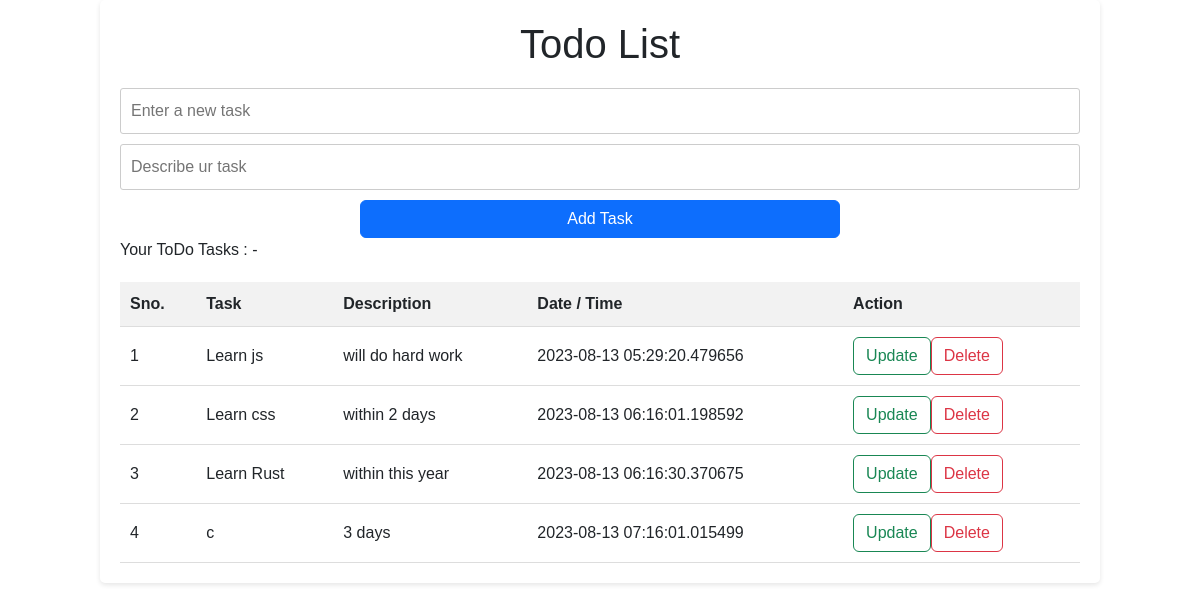
Before: / with the older database file.
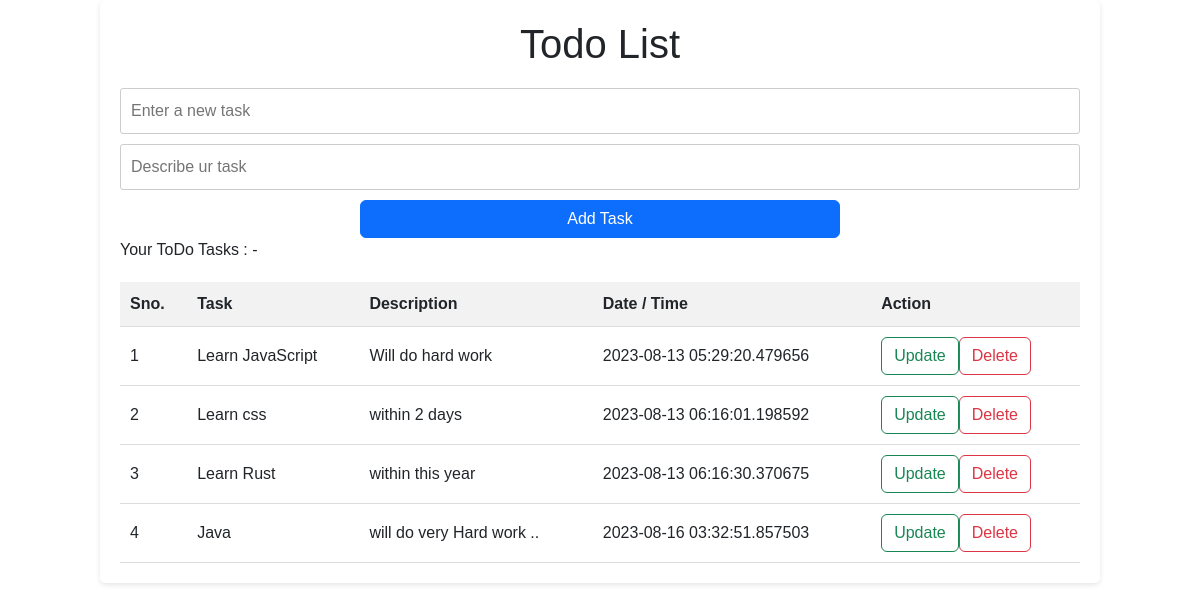
After: the same page with the newer database file.
### app.py (models this page shows, shortened)
class TodoL(db.Model):
    sno = db.Column(db.Integer, primary_key=True)
    name = db.Column(db.String(10), nullable=False)
    des = db.Column(db.String(30), nullable=False)
    date = db.Column(db.DateTime, default=datetime.utcnow)

### app.py (the view)
@app.route('/', methods=['GET','POST'])
def home():
    if request.method=='POST':
        todo_name = request.form['name']
        todo_des = request.form['des']
        data = TodoL(name=todo_name, des=todo_des)
        db.session.add(data)
        db.session.commit()
    alltodo = TodoL.query.all()
    return render_template('todo.html',alltodo=alltodo)

### templates/todo.html (shortened to what this page needs)
{% extends 'base.html' %}
{% block body %}
    <div class="container">
        <h1>Todo List</h1>
        <form action="\" method="POST">
        <input type="text" name="name" id="taskInput" placeholder="Enter a new task">
        <input type="text" name="des" id="descInput" placeholder="Describe ur task">
        <div class="d-grid gap-2 col-6 mx-auto">
          <button id="addButton" class="btn btn-primary">Add Task</button>
        </div>
        </form>
        {% if alltodo|length==0 %}
        <p>No ToDo Tasks</p>
        {% else %}
        <p>Your ToDo Tasks : - </p>
        <table id="taskTable">
            <thead>
                <tr>
                    <th>Sno.</th>
                    <th>Task</th>
                    <th>Description</th>
                    <th>Date / Time</th>
                    <th>Action</th>
                </tr>
            </thead>
            <tbody id="taskList">
              {%for todo in alltodo%}
                <tr>
                  <td>{{todo.sno}}</td>
                  <td>{{todo.name}}</td>
                  <td>{{todo.des}}</td>
                  <td>{{todo.date}}</td>
                  <td>
                      <a href="/update/{{todo.sno}}" button class="btn btn-outline-success" type="button">Update</button>
                      <a href="/delete/{{todo.sno}}" button class="btn btn-outline-danger" type="button">Delete</button>
                      </td>
                </tr>
              {% endfor %}
              {% endif %}
            </tbody>
        </table>
    </div>
{% endblock %}

### templates/base.html (shortened to what this page needs)
<!DOCTYPE html>
<html lang="en">
<head>
     <link
     href="https://cdn.jsdelivr.net/npm/bootstrap@5.3.0-alpha1/dist/css/bootstrap.min.css"
     rel="stylesheet"
/>
    <link rel="stylesheet" href="{{ url_for('static',filename='css/base.css') }}">
</head>
<body>
    {% block body %}
    {% endblock %}
</body>
</html>

### static/css/base.css (style rules this page uses)
body { font-family: Arial, sans-serif; margin: 0; padding: 0; }
.container { max-width: 1000px; margin: 0 auto; padding: 20px; box-shadow: 0 2px 5px rgba(0, 0, 0, 0.1); border-radius: 5px; }
h1 { text-align: center; margin-bottom: 20px; }
input[type="text"] { width: 100%; padding: 10px; margin-bottom: 10px; border: 1px solid #ccc; border-radius: 3px; }
button { padding: 10px 20px; background-color: #007BFF; color: #fff; border: none; border-radius: 3px; cursor: pointer; }
table { width: 100%; border-collapse: collapse; margin-top: 20px; }
th, td { padding: 10px; text-align: left; border-bottom: 1px solid #ddd; }
th { background-color: #f2f2f2; }

Changed rows visible on the page:
changed TodoL id 1: name "Learn js" → "Learn JavaScript"; des "will do hard work" → "Will do hard work"
changed TodoL id 4: name "c" → "Java"; des "3 days" → "will do very Hard work .."; date "2023-08-13 07:16:01.015499" → "2023-08-16 03:32:51.857503"
